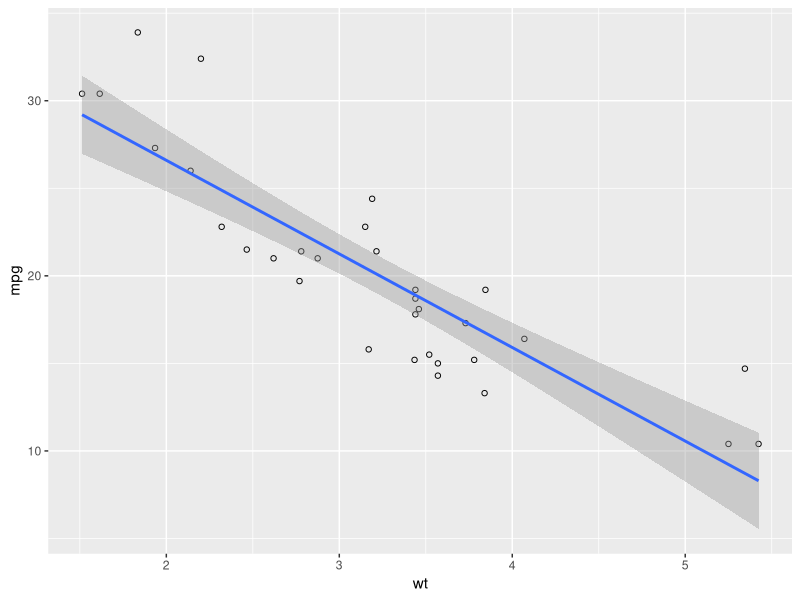
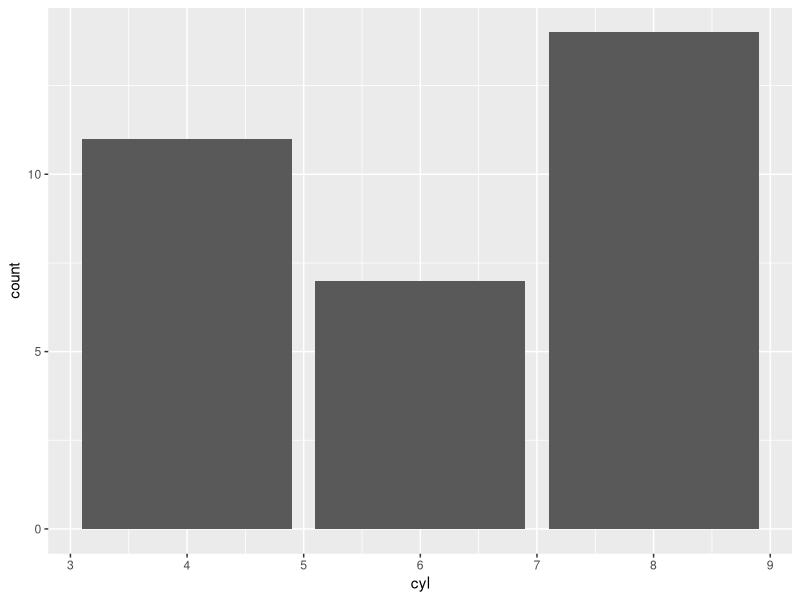
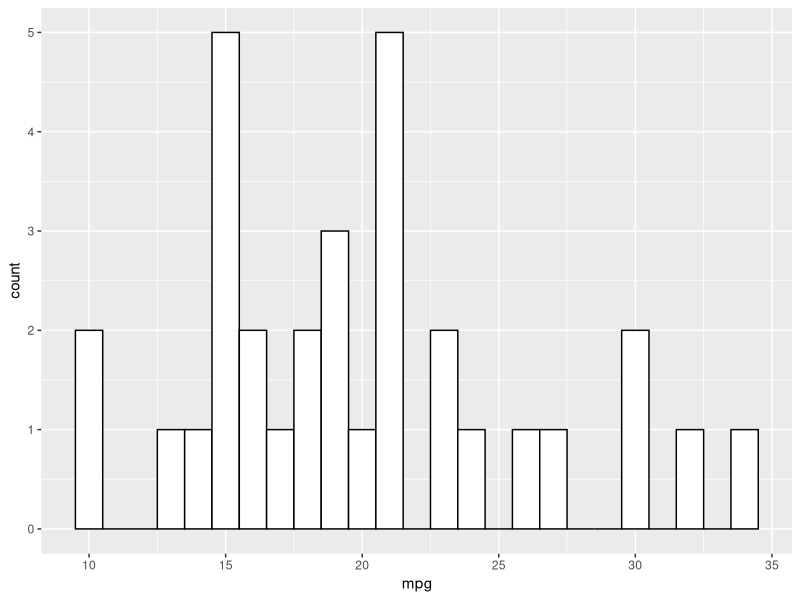
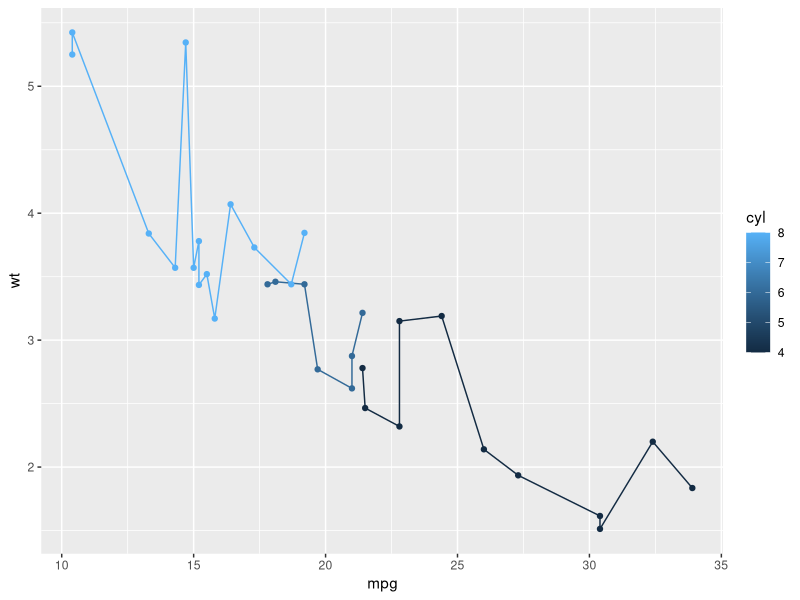

Write R code to recreate these figures, in order.
## ---- chunk 1
knitr::opts_chunk$set(echo = TRUE)
## ---- chunk 2
require(rmarkdown)
require(dplyr)
require(ggplot2)
## ---- chunk 3
?mtcars                # To get help, use precede command with '?' 
data("mtcars")         # load specified data set
## ---- chunk 4
View(mtcars)
## ---- chunk 5
str(mtcars)
## ---- chunk 6
arrange(mtcars, cyl, desc(mpg), desc(hp), wt)
## ---- chunk 7
sixcyls <- filter(mtcars, cyl == 6)
## ---- chunk 8
sixcyls <- mutate(sixcyls, dispWt = disp / wt)
## ---- chunk 9
sixcyls <- select(sixcyls, mpg:wt)
## ---- chunk 10
tbl_df(sixcyls) %>% 
  count(hp)
## ---- chunk 11

mutate(mtcars, rownames(mtcars)) %>% 
  rename(makeModel = `rownames(mtcars)`) %>% 
  filter(cyl >= 4, cyl <= 6) %>% 
  select(makeModel, mpg:wt) %>%
  mutate(dispWt = disp / wt) %>% 
  arrange(desc(mpg), wt)

## ---- chunk 12
ggplot(mtcars, aes(x=wt, y=mpg)) +
  geom_point(shape = 1) + 
  geom_smooth(method = lm)
## ---- chunk 13
ggplot(data=mtcars, aes(x=cyl)) +
    geom_bar(stat="count")
## ---- chunk 14
ggplot(mtcars, aes(x=mpg)) +
    geom_histogram(binwidth=1, colour="black", fill="white")
## ---- chunk 15
ggplot(data=mtcars, aes(x=mpg, y=wt, group=cyl, colour=cyl)) +
    geom_line() +
    geom_point()
